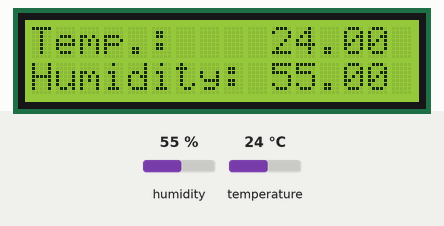
This sketch was run on a simulated Arduino Uno, built with avr-gcc and run on an emulated ATmega328P. On the bench: 16×2 character LCD. The inputs (shaded band) are chosen by the test bench; at power-on: humidity 55 %, temperature 24 °C.

Above: at 1.2 s.
1.3 s: humidity set to 22 %
At 2.4 s:
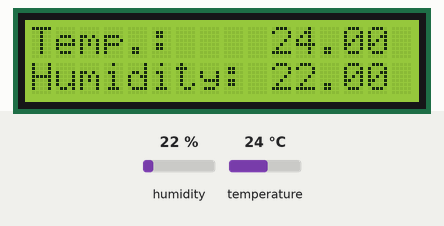
2.8 s: temperature set to 12 °C
At 3.2 s:
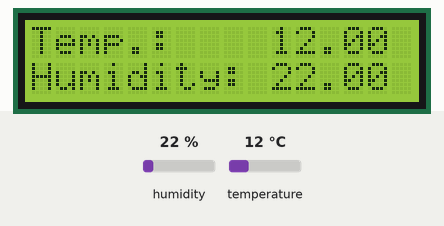
4.3 s: humidity set to 40 %
At 5.2 s:
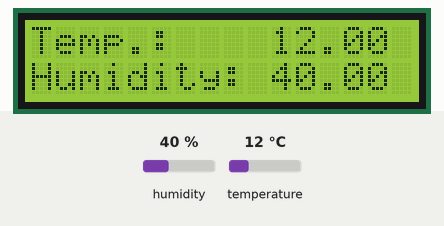
5.8 s: temperature set to 19 °C
At 7.2 s:
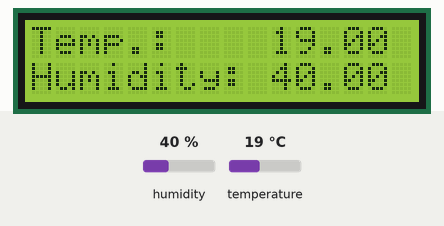
Timing chart, 0 to 8.3 s (numbered marks = the images above; inputs shaded):
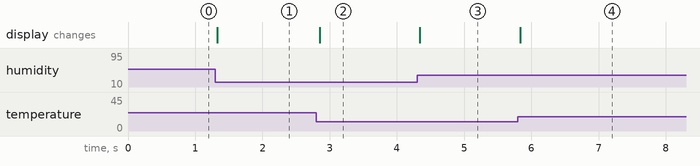

Measured:
- after the input at 1.3 s, the display: changes at once (image 1)
- after the input at 2.8 s, the display: changes after 0.05 s (image 2)
- after the input at 4.3 s, the display: changes at once (image 3)
- after the input at 5.8 s, the display: changes at once (image 4)

The sketch:

mini_project.ino
```cpp
#include <dht.h>
#include <LiquidCrystal_I2C.h>
dht DHT;
LiquidCrystal_I2C lcd(0x27, 16, 2);

void setup() {
  // put your setup code here, to run once:
  lcd.init();
  lcd.backlight();
}

void loop() {
  // put your main code here, to run repeatedly:
  int chk = DHT.read(7);
  lcd.setCursor(0, 0);
  lcd.print("Temp.:");
  lcd.setCursor(10, 0);
  lcd.print(DHT.temperature);
  lcd.setCursor(0, 1);
  lcd.print("Humidity:");
  lcd.setCursor(10, 1);
  lcd.print(DHT.humidity);

}
```
